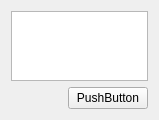
<?xml version="1.0" encoding="UTF-8"?>
<ui version="4.0">
 <class>C_OgeWiError</class>
 <widget class="QWidget" name="C_OgeWiError">
  <property name="geometry">
   <rect>
    <x>0</x>
    <y>0</y>
    <width>159</width>
    <height>120</height>
   </rect>
  </property>
  <property name="windowTitle">
   <string>Form</string>
  </property>
  <layout class="QVBoxLayout" name="verticalLayout">
   <item>
    <widget class="QPlainTextEdit" name="pc_ErrorDescription"/>
   </item>
   <item>
    <layout class="QHBoxLayout" name="horizontalLayout">
     <item>
      <spacer name="horizontalSpacer">
       <property name="orientation">
        <enum>Qt::Horizontal</enum>
       </property>
       <property name="sizeHint" stdset="0">
        <size>
         <width>40</width>
         <height>20</height>
        </size>
       </property>
      </spacer>
     </item>
     <item>
      <widget class="stw::opensyde_gui_elements::C_OgePubStyled" name="pc_PushButtonOk">
          <property name="variant" stdset="0">
           <string>Dialog</string>
          </property>
       <property name="text">
        <string>PushButton</string>
       </property>
      </widget>
     </item>
    </layout>
   </item>
  </layout>
 </widget>
 <customwidgets>
  <customwidget>
   <class>stw::opensyde_gui_elements::C_OgePubStyled</class>
   <extends>QPushButton</extends>
   <header>C_OgePubStyled.hpp</header>
  </customwidget>
 </customwidgets>
 <resources/>
 <connections/>
</ui>
